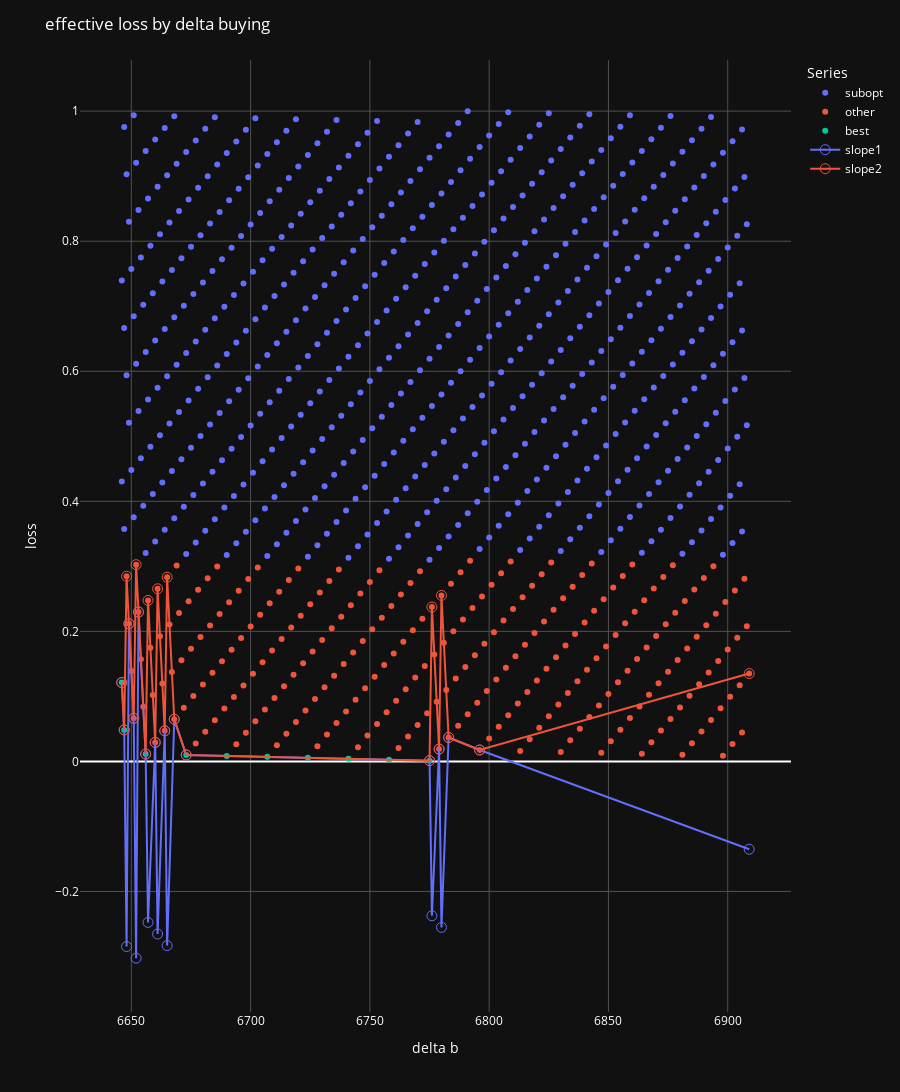

The cell this chart's notebook holds for it:
### Code cell
# Create an interactive scatter plot
fig = px.scatter(combined_df, x='delta_b', y='loss', color='Series', #size='point_size',
                 hover_data=['delta_b', 'delta_s', 'loss'])

# Add lines for specified series
# for series in slopes_df:
#     fig.add_trace(px.line(series, x='delta_s', y='loss', color='Series').data[0])

# Concatenate all DataFrames in slopes_df
all_slopes_df = pd.concat(slopes_df)
# Create a line plot for all slopes
line_fig = px.line(all_slopes_df, x='delta_b', y='loss', color='Series', hover_data=['delta_b', 'delta_s', 'loss'], markers=True)

# Add each line trace individually
for trace in line_fig.data:
    trace.update(marker=dict(symbol='circle-open', size=10)) 
    fig.add_trace(trace)

# Update marker properties to have darker outlines
# fig.update_traces(marker=dict(line=dict(width=1, color='rgba(40,40,40,1)')))  # Adjust the color as needed

# Update marker properties to remove outlines or match the fill color
fig.update_traces(marker=dict(line=dict(width=0)))  # Removes the outline

# Alternatively, to set the outline to the same color as the fill:
# fig.update_traces(marker=dict(line=dict(width=1, color='SAME_COLOR')))


# Update the layout for dark mode
fig.update_layout(
    title='Scatter Plot in Dark Mode',
    plot_bgcolor='rgb(17,17,17)',  # Dark plot background
    paper_bgcolor='rgb(17,17,17)',  # Dark paper background
    font_color='white',  # White text for better contrast
    xaxis=dict(
        gridcolor='rgb(80,80,80)',  # Darker gridlines
    ),
    yaxis=dict(
        gridcolor='rgb(80,80,80)',  # Darker gridlines
    )
)

# Add plot titles and labels
fig.update_layout(title='effective loss by delta buying',
                  xaxis_title='delta b',
                  yaxis_title='loss',
                  # showlegend=False,
                  height=1600)
                  

# fig.update_yaxes(range=[combined_df['loss'].min(), combined_df['loss'].max()])  # Adjust the range as needed

# # Sort the DataFrame by 'ratio' in descending order
# sorted_df = combined_df.sort_values(by='loss', ascending=False)

# # Adding a line that connects the dots in decreasing order of their y-value
# fig.add_trace(px.line(sorted_df, x='delta_b', y='loss').data[0])

# # Find the five lowest unique y-values (ratios)
# lowest_ratios = combined_df['loss'].unique()
# lowest_ratios.sort()

# # Group by 'ratio' and draw lines for each of the five lowest ratios
# for loss in lowest_ratios[:20]:
#     group = combined_df[combined_df['loss'] == loss]
#     # Sort each group by 'delta_b' to make line connections logical
#     sorted_group = group.sort_values(by='delta_b')
#     fig.add_trace(px.line(sorted_group, x='delta_b', y='loss').data[0])

# # Adjusting the plot size and layout
# fig.update_layout(title='Scatter Plot with Lines for Lowest Y-values',
#                   xaxis_title='Delta_b',
#                   yaxis_title='loss',
#                   height=800)

# Show the plot
fig.show()

### Figure 1 — Plotly figure (JSON) as saved in the notebook; plotly's stock layout.template omitted (floating-point values rounded to 4 significant figures; data arrays with more than 128 entries replaced by an {"elided": "..."} marker saying what was removed)
{"data": [{"customdata": {"elided": "588x1 int values"}, "hovertemplate": "Series=subopt<br>delta_b=%{x}<br>loss=%{y}<br>delta_s=%{customdata[0]}<extra></extra>", "legendgroup": "subopt", "marker": {"color": "#636efa", "line": {"width": 0}, "symbol": "circle"}, "mode": "markers", "name": "subopt", "orientation": "v", "showlegend": true, "type": "scatter", "x": {"elided": "588 int values"}, "xaxis": "x", "y": {"elided": "588 float values"}, "yaxis": "y"}, {"customdata": {"elided": "254x1 int values"}, "hovertemplate": "Series=other<br>delta_b=%{x}<br>loss=%{y}<br>delta_s=%{customdata[0]}<extra></extra>", "legendgroup": "other", "marker": {"color": "#EF553B", "line": {"width": 0}, "symbol": "circle"}, "mode": "markers", "name": "other", "orientation": "v", "showlegend": true, "type": "scatter", "x": {"elided": "254 int values"}, "xaxis": "x", "y": {"elided": "254 float values"}, "yaxis": "y"}, {"customdata": [[21504], [21507], [21536], [21591], [21646], [21701], [21756], [21811], [21866], [21921]], "hovertemplate": "Series=best<br>delta_b=%{x}<br>loss=%{y}<br>delta_s=%{customdata[0]}<extra></extra>", "legendgroup": "best", "marker": {"color": "#00cc96", "line": {"width": 0}, "symbol": "circle"}, "mode": "markers", "name": "best", "orientation": "v", "showlegend": true, "type": "scatter", "x": [6646, 6647, 6656, 6673, 6690, 6707, 6724, 6741, 6758, 6775], "xaxis": "x", "y": [0.1213, 0.04847, 0.01134, 0.009883, 0.008426, 0.006969, 0.005512, 0.004055, 0.002599, 0.001142], "yaxis": "y"}, {"customdata": [[21504], [21507], [21511], [21514], [21520], [21524], [21527], [21536], [21540], [21549], [21553], [21562], [21566], [21575], [21591], [21921], [21925], [21934], [21938], [21947], [21989], [22355]], "hovertemplate": "Series=slope1<br>delta_b=%{x}<br>loss=%{y}<br>delta_s=%{customdata[0]}<extra></extra>", "legendgroup": "slope1", "line": {"color": "#636efa", "dash": "solid"}, "marker": {"line": {"width": 0}, "size": 10, "symbol": "circle-open"}, "mode": "lines+markers", "name": "slope1", "orientation": "v", "showlegend": true, "type": "scatter", "x": [6646, 6647, 6648, 6649, 6651, 6652, 6653, 6656, 6657, 6660, 6661, 6664, 6665, 6668, 6673, 6775, 6776, 6779, 6780, 6783, 6796, 6909], "xaxis": "x", "y": [0.1213, 0.04847, -0.2847, 0.2119, 0.06631, -0.3026, 0.2298, 0.01134, -0.2476, 0.02918, -0.2654, 0.04701, -0.2833, 0.06485, 0.009883, 0.001142, -0.2374, 0.01898, -0.2552, 0.03682, 0.01752, -0.1351], "yaxis": "y"}, {"customdata": [[21504], [21507], [21511], [21514], [21520], [21524], [21527], [21536], [21540], [21549], [21553], [21562], [21566], [21575], [21591], [21921], [21925], [21934], [21938], [21947], [21989], [22355]], "hovertemplate": "Series=slope2<br>delta_b=%{x}<br>loss=%{y}<br>delta_s=%{customdata[0]}<extra></extra>", "legendgroup": "slope2", "line": {"color": "#EF553B", "dash": "solid"}, "marker": {"line": {"width": 0}, "size": 10, "symbol": "circle-open"}, "mode": "lines+markers", "name": "slope2", "orientation": "v", "showlegend": true, "type": "scatter", "x": [6646, 6647, 6648, 6649, 6651, 6652, 6653, 6656, 6657, 6660, 6661, 6664, 6665, 6668, 6673, 6775, 6776, 6779, 6780, 6783, 6796, 6909], "xaxis": "x", "y": [0.1213, 0.04847, 0.2847, 0.2119, 0.06631, 0.3026, 0.2298, 0.01134, 0.2476, 0.02918, 0.2654, 0.04701, 0.2833, 0.06485, 0.009883, 0.001142, 0.2374, 0.01898, 0.2552, 0.03682, 0.01752, 0.1351], "yaxis": "y"}], "layout": {"font": {"color": "white"}, "height": 1600, "legend": {"title": {"text": "Series"}, "tracegroupgap": 0}, "margin": {"t": 60}, "paper_bgcolor": "rgb(17,17,17)", "plot_bgcolor": "rgb(17,17,17)", "title": {"text": "effective loss by delta buying"}, "xaxis": {"anchor": "y", "domain": [0, 1], "gridcolor": "rgb(80,80,80)", "title": {"text": "delta b"}}, "yaxis": {"anchor": "x", "domain": [0, 1], "gridcolor": "rgb(80,80,80)", "title": {"text": "loss"}}}}
